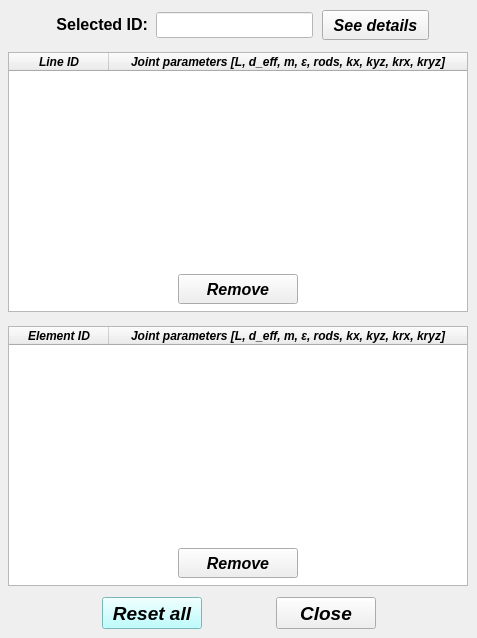
    <widget class="QWidget" name="tab_remove">
     <attribute name="title">
      <string>Remove</string>
     </attribute>
     <widget class="QTreeWidget" name="treeWidget_expansion_joint_by_lines">
      <property name="geometry">
       <rect>
        <x>8</x>
        <y>52</y>
        <width>460</width>
        <height>260</height>
       </rect>
      </property>
      <property name="minimumSize">
       <size>
        <width>460</width>
        <height>260</height>
       </size>
      </property>
      <property name="maximumSize">
       <size>
        <width>460</width>
        <height>260</height>
       </size>
      </property>
      <property name="font">
       <font>
        <family>Arial</family>
        <pointsize>9</pointsize>
        <weight>75</weight>
        <italic>false</italic>
        <bold>true</bold>
       </font>
      </property>
      <property name="frameShape">
       <enum>QFrame::StyledPanel</enum>
      </property>
      <property name="frameShadow">
       <enum>QFrame::Sunken</enum>
      </property>
      <property name="indentation">
       <number>0</number>
      </property>
      <column>
       <property name="text">
        <string>Line ID</string>
       </property>
       <property name="font">
        <font>
         <family>Arial</family>
         <pointsize>9</pointsize>
         <weight>75</weight>
         <italic>true</italic>
         <bold>true</bold>
        </font>
       </property>
       <property name="textAlignment">
        <set>AlignCenter</set>
       </property>
      </column>
      <column>
       <property name="text">
        <string>Joint parameters [L, d_eff, m, ε, rods, kx, kyz, krx, kryz]</string>
       </property>
       <property name="font">
        <font>
         <family>Arial</family>
         <pointsize>9</pointsize>
         <weight>75</weight>
         <italic>true</italic>
         <bold>true</bold>
        </font>
       </property>
       <property name="textAlignment">
        <set>AlignCenter</set>
       </property>
      </column>
     </widget>
     <widget class="QPushButton" name="pushButton_close">
      <property name="geometry">
       <rect>
        <x>276</x>
        <y>597</y>
        <width>100</width>
        <height>32</height>
       </rect>
      </property>
      <property name="minimumSize">
       <size>
        <width>100</width>
        <height>32</height>
       </size>
      </property>
      <property name="maximumSize">
       <size>
        <width>100</width>
        <height>32</height>
       </size>
      </property>
      <property name="font">
       <font>
        <family>Arial</family>
        <pointsize>14</pointsize>
        <weight>75</weight>
        <italic>true</italic>
        <bold>true</bold>
       </font>
      </property>
      <property name="styleSheet">
       <string notr="true"/>
      </property>
      <property name="text">
       <string>Close</string>
      </property>
     </widget>
     <widget class="QPushButton" name="pushButton_see_details_from_selection">
      <property name="geometry">
       <rect>
        <x>322</x>
        <y>10</y>
        <width>107</width>
        <height>30</height>
       </rect>
      </property>
      <property name="minimumSize">
       <size>
        <width>0</width>
        <height>30</height>
       </size>
      </property>
      <property name="maximumSize">
       <size>
        <width>16777215</width>
        <height>30</height>
       </size>
      </property>
      <property name="font">
       <font>
        <family>Arial</family>
        <pointsize>12</pointsize>
        <weight>75</weight>
        <italic>true</italic>
        <bold>true</bold>
       </font>
      </property>
      <property name="text">
       <string>See details</string>
      </property>
     </widget>
     <widget class="QLineEdit" name="lineEdit_selected_info">
      <property name="enabled">
       <bool>false</bool>
      </property>
      <property name="geometry">
       <rect>
        <x>156</x>
        <y>12</y>
        <width>157</width>
        <height>26</height>
       </rect>
      </property>
      <property name="font">
       <font>
        <family>Arial</family>
        <pointsize>11</pointsize>
        <weight>75</weight>
        <italic>false</italic>
        <bold>true</bold>
       </font>
      </property>
      <property name="focusPolicy">
       <enum>Qt::ClickFocus</enum>
      </property>
      <property name="styleSheet">
       <string notr="true">background-color: rgb(255, 255, 255);
color: rgb(0, 0, 0);</string>
      </property>
      <property name="alignment">
       <set>Qt::AlignCenter</set>
      </property>
     </widget>
     <widget class="QPushButton" name="pushButton_remove_expansion_joint_by_line">
      <property name="geometry">
       <rect>
        <x>178</x>
        <y>274</y>
        <width>120</width>
        <height>30</height>
       </rect>
      </property>
      <property name="minimumSize">
       <size>
        <width>120</width>
        <height>30</height>
       </size>
      </property>
      <property name="maximumSize">
       <size>
        <width>120</width>
        <height>30</height>
       </size>
      </property>
      <property name="font">
       <font>
        <family>Arial</family>
        <pointsize>12</pointsize>
        <weight>75</weight>
        <italic>true</italic>
        <bold>true</bold>
       </font>
      </property>
      <property name="text">
       <string>Remove</string>
      </property>
     </widget>
     <widget class="QPushButton" name="pushButton_reset_all">
      <property name="geometry">
       <rect>
        <x>102</x>
        <y>597</y>
        <width>100</width>
        <height>32</height>
       </rect>
      </property>
      <property name="minimumSize">
       <size>
        <width>100</width>
        <height>32</height>
       </size>
      </property>
      <property name="maximumSize">
       <size>
        <width>100</width>
        <height>32</height>
       </size>
      </property>
      <property name="font">
       <font>
        <family>Arial</family>
        <pointsize>14</pointsize>
        <weight>75</weight>
        <italic>true</italic>
        <bold>true</bold>
       </font>
      </property>
      <property name="styleSheet">
       <string notr="true">background-color: rgb(170, 255, 255);</string>
      </property>
      <property name="text">
       <string>Reset all</string>
      </property>
     </widget>
     <widget class="QTreeWidget" name="treeWidget_expansion_joint_by_elements">
      <property name="geometry">
       <rect>
        <x>8</x>
        <y>326</y>
        <width>460</width>
        <height>260</height>
       </rect>
      </property>
      <property name="minimumSize">
       <size>
        <width>460</width>
        <height>260</height>
       </size>
      </property>
      <property name="maximumSize">
       <size>
        <width>460</width>
        <height>260</height>
       </size>
      </property>
      <property name="font">
       <font>
        <family>Arial</family>
        <pointsize>9</pointsize>
        <weight>75</weight>
        <italic>false</italic>
        <bold>true</bold>
       </font>
      </property>
      <property name="frameShape">
       <enum>QFrame::StyledPanel</enum>
      </property>
      <property name="frameShadow">
       <enum>QFrame::Sunken</enum>
      </property>
      <property name="indentation">
       <number>0</number>
      </property>
      <column>
       <property name="text">
        <string>Element ID</string>
       </property>
       <property name="font">
        <font>
         <family>Arial</family>
         <pointsize>9</pointsize>
         <weight>75</weight>
         <italic>true</italic>
         <bold>true</bold>
        </font>
       </property>
       <property name="textAlignment">
        <set>AlignCenter</set>
       </property>
      </column>
      <column>
       <property name="text">
        <string>Joint parameters [L, d_eff, m, ε, rods, kx, kyz, krx, kryz]</string>
       </property>
       <property name="font">
        <font>
         <family>Arial</family>
         <pointsize>9</pointsize>
         <weight>75</weight>
         <italic>true</italic>
         <bold>true</bold>
        </font>
       </property>
       <property name="textAlignment">
        <set>AlignCenter</set>
       </property>
      </column>
     </widget>
     <widget class="QPushButton" name="pushButton_remove_expansion_joint_by_elements">
      <property name="geometry">
       <rect>
        <x>178</x>
        <y>548</y>
        <width>120</width>
        <height>30</height>
       </rect>
      </property>
      <property name="minimumSize">
       <size>
        <width>120</width>
        <height>30</height>
       </size>
      </property>
      <property name="maximumSize">
       <size>
        <width>120</width>
        <height>30</height>
       </size>
      </property>
      <property name="font">
       <font>
        <family>Arial</family>
        <pointsize>12</pointsize>
        <weight>75</weight>
        <italic>true</italic>
        <bold>true</bold>
       </font>
      </property>
      <property name="text">
       <string>Remove</string>
      </property>
     </widget>
     <widget class="QLabel" name="label_selected_id_2">
      <property name="enabled">
       <bool>true</bool>
      </property>
      <property name="geometry">
       <rect>
        <x>8</x>
        <y>12</y>
        <width>140</width>
        <height>26</height>
       </rect>
      </property>
      <property name="minimumSize">
       <size>
        <width>140</width>
        <height>26</height>
       </size>
      </property>
      <property name="maximumSize">
       <size>
        <width>140</width>
        <height>26</height>
       </size>
      </property>
      <property name="font">
       <font>
        <family>Arial</family>
        <pointsize>12</pointsize>
        <weight>75</weight>
        <italic>false</italic>
        <bold>true</bold>
       </font>
      </property>
      <property name="mouseTracking">
       <bool>true</bool>
      </property>
      <property name="text">
       <string>&lt;html&gt;&lt;head/&gt;&lt;body&gt;&lt;p align=&quot;right&quot;&gt;&lt;span style=&quot; font-style:normal;&quot;&gt;Selected ID:&lt;/span&gt;&lt;/p&gt;&lt;/body&gt;&lt;/html&gt;</string>
      </property>
      <property name="alignment">
       <set>Qt::AlignRight|Qt::AlignTrailing|Qt::AlignVCenter</set>
      </property>
     </widget>
     <zorder>treeWidget_expansion_joint_by_elements</zorder>
     <zorder>treeWidget_expansion_joint_by_lines</zorder>
     <zorder>pushButton_close</zorder>
     <zorder>pushButton_see_details_from_selection</zorder>
     <zorder>lineEdit_selected_info</zorder>
     <zorder>pushButton_remove_expansion_joint_by_line</zorder>
     <zorder>pushButton_reset_all</zorder>
     <zorder>pushButton_remove_expansion_joint_by_elements</zorder>
     <zorder>label_selected_id_2</zorder>
    </widget>
